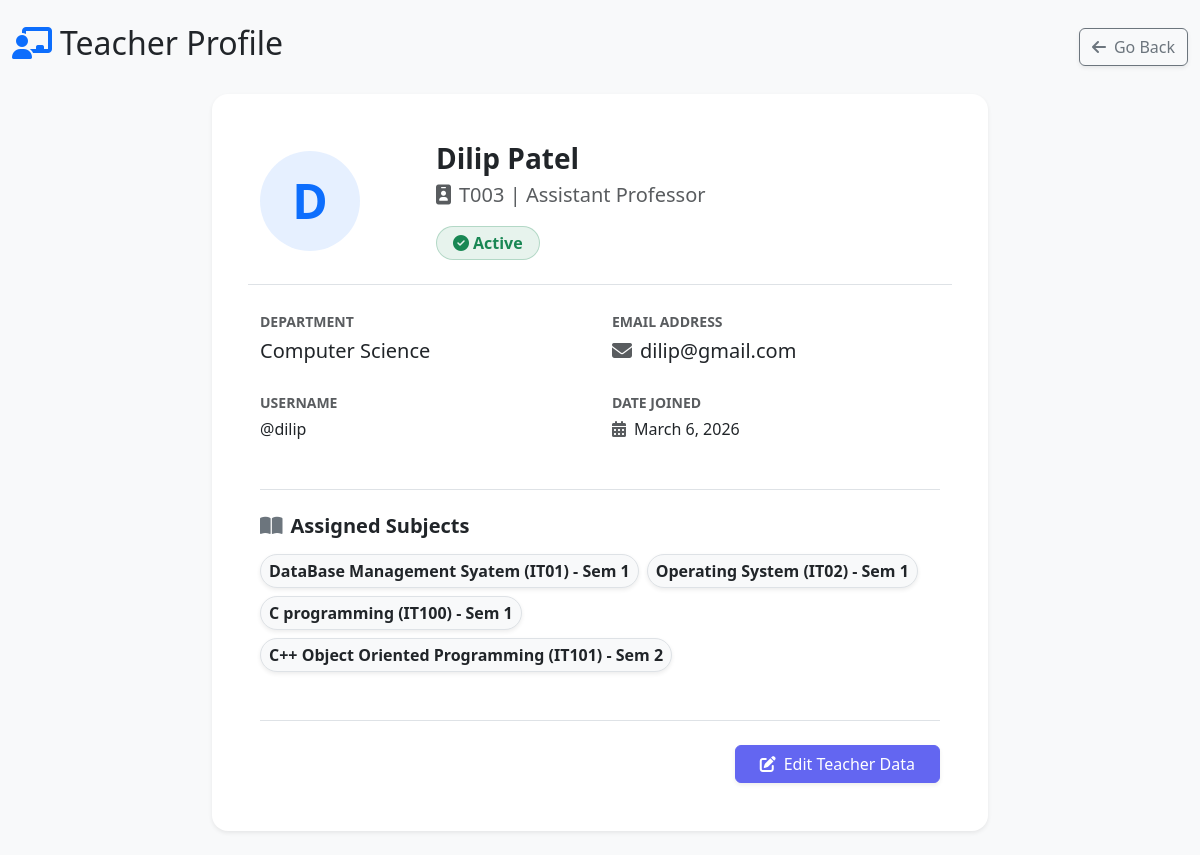
The page /teachers/3/ on the database as committed earlier.
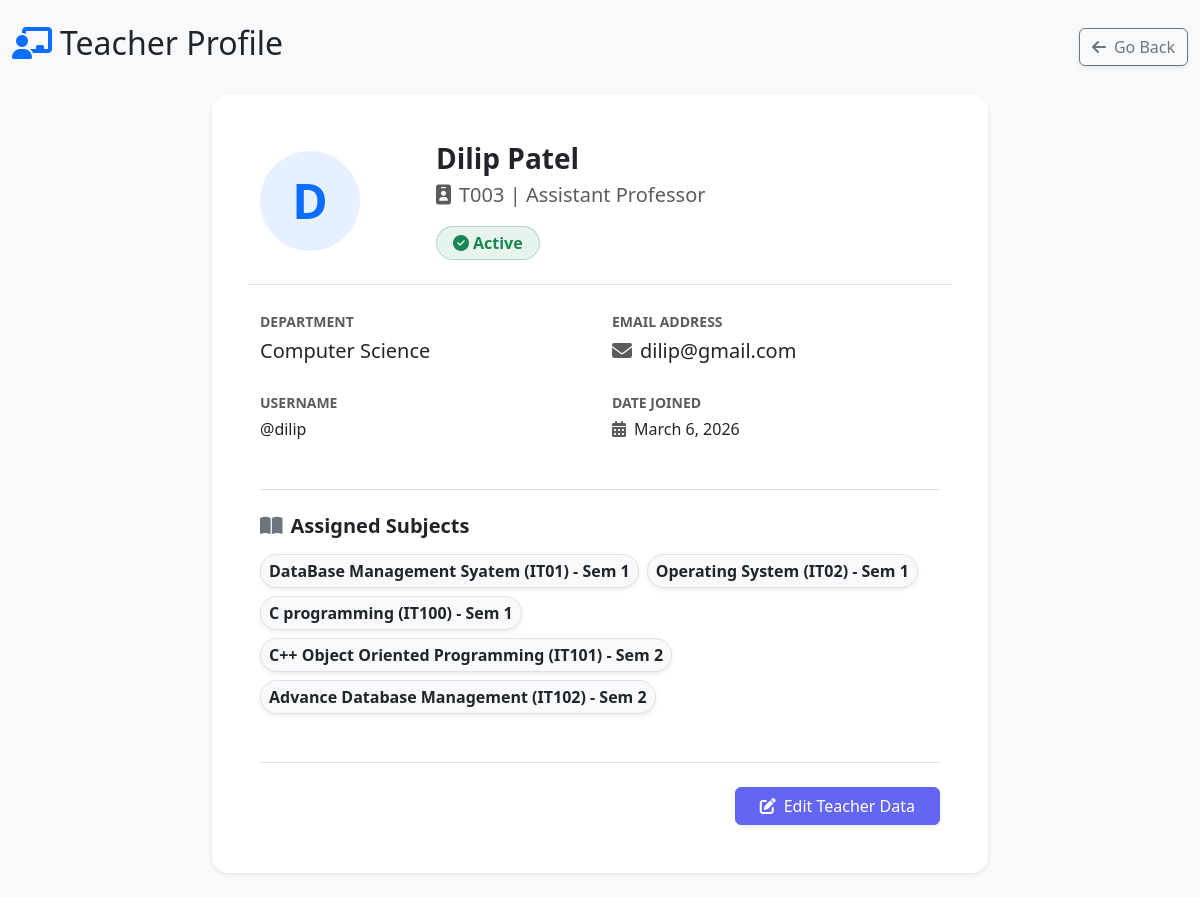
The same page on the database as committed later.
### courses/models.py (models this page shows, shortened)
class Subject(models.Model):
    program = models.ForeignKey(Program, on_delete=models.CASCADE, related_name='subjects')
    code = models.CharField(max_length=20, unique=True)
    name = models.CharField(max_length=200)
    semester = models.IntegerField()
    credits = models.IntegerField()
    max_marks = models.IntegerField(default=100)
    passing_marks = models.IntegerField(default=40)
    is_active = models.BooleanField(default=True)
    class Meta:
        db_table = 'subjects'
        ordering = ['semester', 'code']

### teachers/views.py (the view)
# urls.py: path('<int:pk>/', views.teacher_detail, name='teacher_detail'),
def teacher_detail(request, pk):
    teacher = get_object_or_404(Teacher, pk=pk)
    return render(request, 'teachers/detail.html', {'teacher': teacher})

### accounts/models.py (called while the page is built)
    def get_full_name(self):
        full_name = f"{self.first_name} {self.last_name}"
        return full_name.strip() or self.username

### teachers/templates/teachers/detail.html (shortened to what the changed rows need)
{% extends 'base.html' %}
{% load static %}
{% block content %}
<div class="container-fluid py-4">
    <div class="row mb-4 align-items-center">
        <div class="col-md-8">
            <h2><i class="fas fa-chalkboard-teacher text-primary me-2"></i>Teacher Profile</h2>
        </div>
    </div>
    <div class="row justify-content-center">
        <div class="col-lg-8">
            <div class="card shadow-sm border-0 rounded-4">
                <div class="card-body p-4 p-md-5">
                    <div class="border-top pt-4">
                        {% if teacher.subjects.all %}
                            <div class="d-flex flex-wrap gap-2">
                                {% for subject in teacher.subjects.all %}
                                    <span class="badge bg-light text-dark border p-2 fs-6 shadow-sm">
                                        {{ subject.name }} ({{ subject.code }}) - Sem {{ subject.semester }}
                                    </span>
                                {% endfor %}
                            </div>
                        {% else %}
                            <div class="alert alert-light border text-muted">
                                <i class="fas fa-info-circle me-2"></i>No subjects are currently assigned to this teacher.
                            </div>
                        {% endif %}
                    </div>
                </div>
            </div>
        </div>
    </div>
</div>
{% endblock %}
{% block extra_css %}
<link rel="stylesheet" href="https://cdnjs.cloudflare.com/ajax/libs/font-awesome/6.4.0/css/all.min.css">
{% endblock %}

Rows that differ between the two databases and show on the page:
added Subject: name "Advance Database Management", code "IT102", semester "2"
